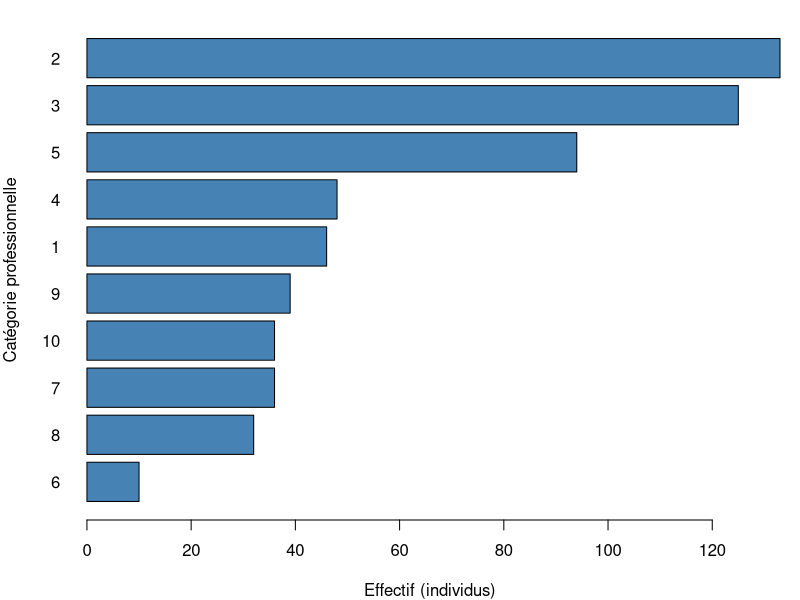
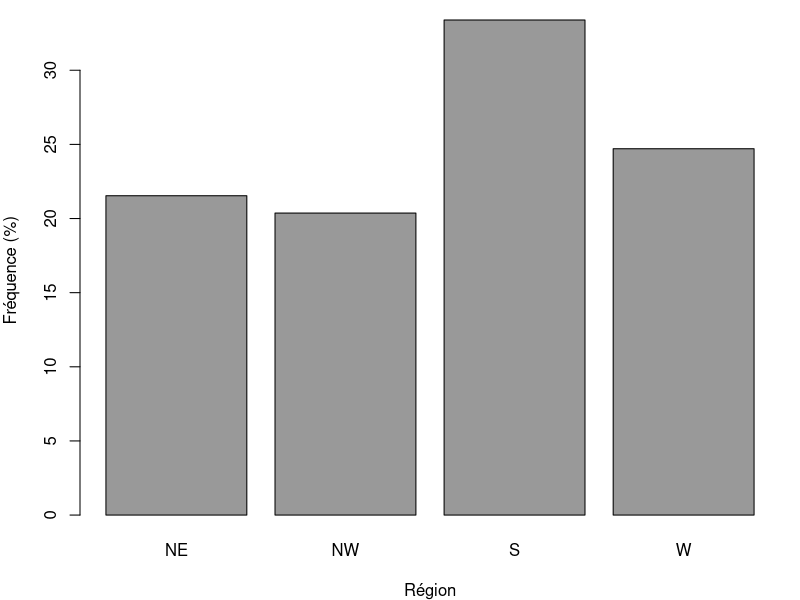
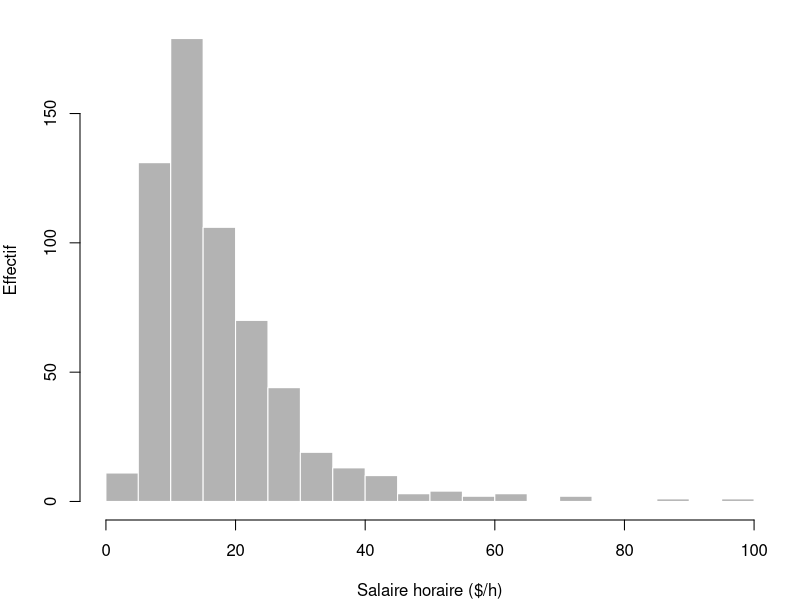
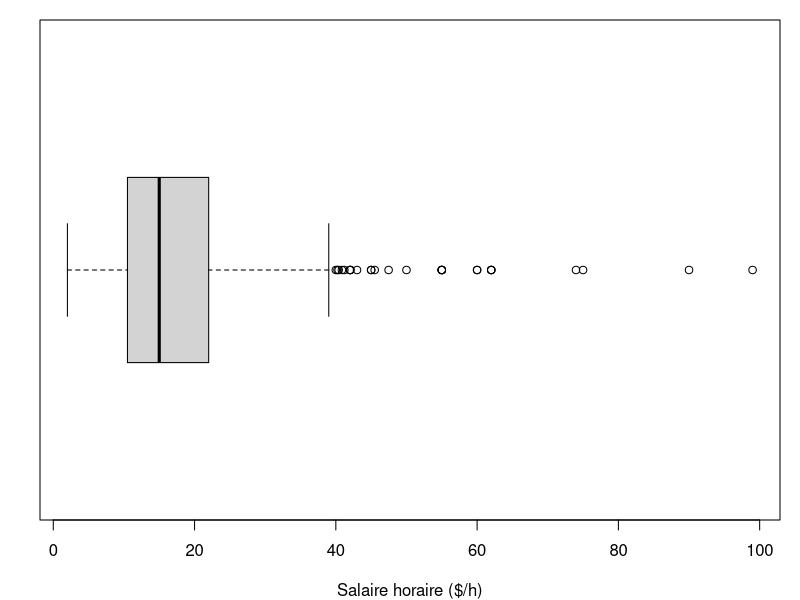
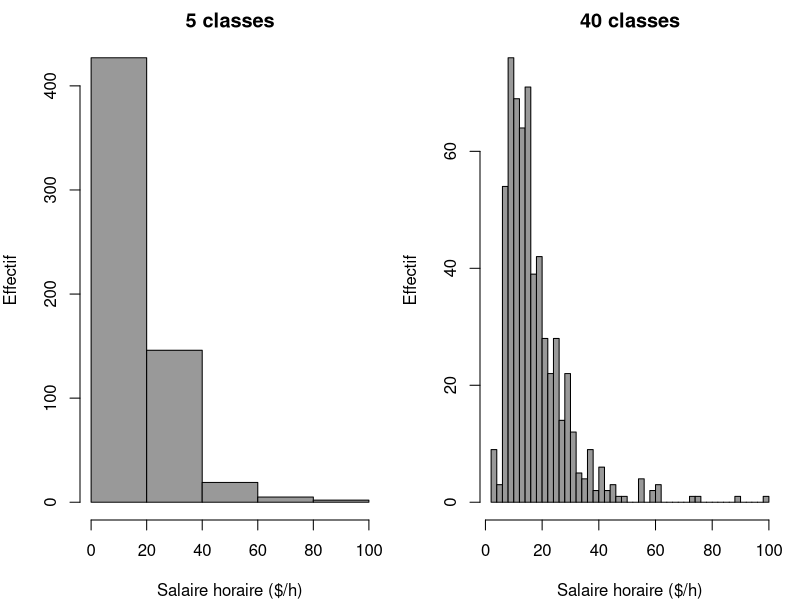
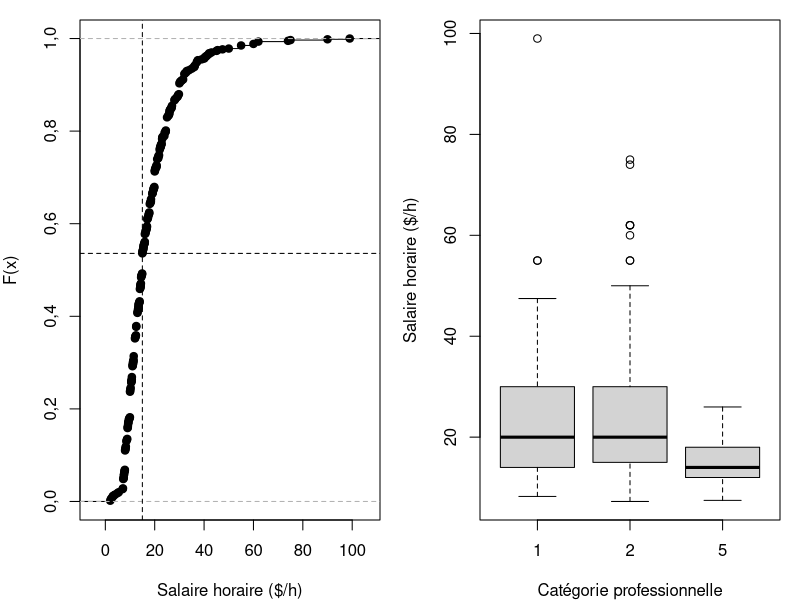
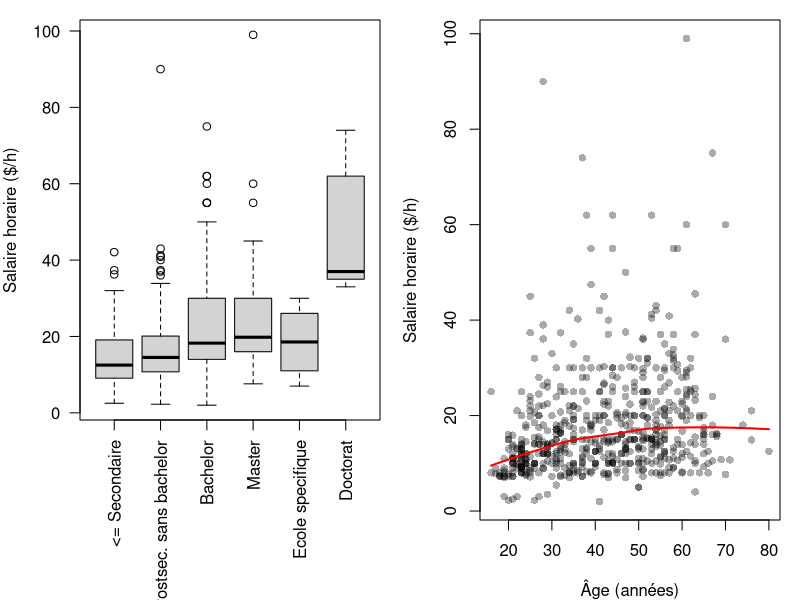
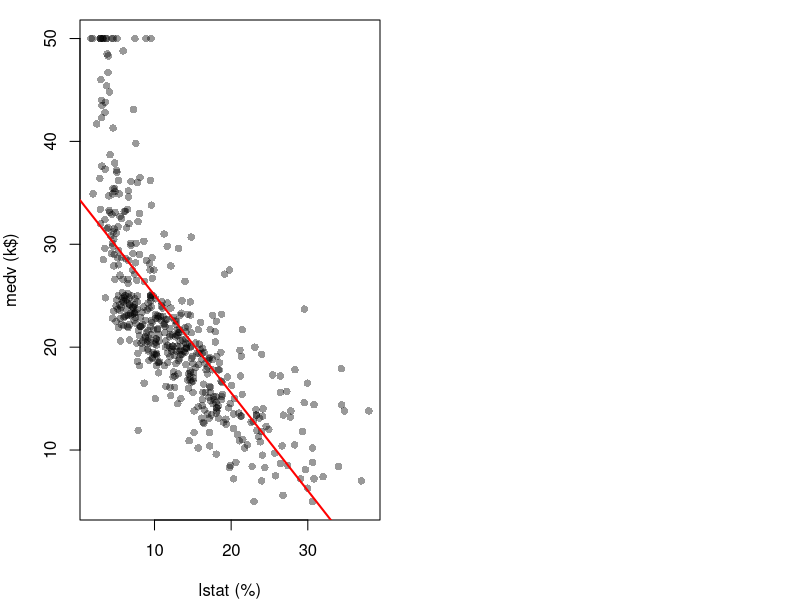

These charts were generated, in order, by the following R code:
## ---- chunk 1
# Squelette du rapport. Ce fichier doit rester reproductible : tout chiffre cité
# dans le texte est calculé ici (`r ...`) ou provient des scripts tp_partie1.R / tp_partie2.R.
knitr::opts_chunk$set(echo = FALSE, message = FALSE, warning = FALSE,
                      fig.width = 6.5, fig.height = 4, fig.align = "center", dpi = 150)
options(OutDec = ",")                      # virgule décimale dans les sorties
d <- read.table("Recensement.txt", header = TRUE, sep = "\t", stringsAsFactors = FALSE)
library(MASS)
data("Boston")
x <- Boston$lstat; y <- Boston$medv
d$ETUDES <- cut(d$NIV_ETUDES, breaks = c(31, 39, 42, 43, 44, 45, 46),
                labels = c("<= Secondaire", "Postsec. sans bachelor", "Bachelor", "Master", "Ecole specifique", "Doctorat"))
d3 <- subset(d, CATEGORIE %in% c(1, 2, 5)); d3$CATEGORIE <- factor(d3$CATEGORIE)
tab <- function(df, cap, ...) knitr::kable(df, caption = cap, booktabs = TRUE, ...)
## ---- chunk 2
controle <- data.frame(Variable = names(d), `Type R` = sapply(d, class),
                       NA_ = colSums(is.na(d)), Modalités = sapply(d, function(v) length(unique(v))),
                       check.names = FALSE, row.names = NULL)
names(controle)[3] <- "Manquants"
tab(controle, paste0("Contrôle des variables du fichier Recensement.txt (n = ", nrow(d), ")"))
## ---- chunk 3
f <- function(v) { t <- table(v); data.frame(Modalité = names(t), Effectif = as.vector(t),
                   `Fréquence (%)` = round(100 * as.vector(prop.table(t)), 1), check.names = FALSE) }
tab(f(d$SEXE), paste0("Répartition par sexe (n = ", nrow(d), ")"))
## ---- chunk 4
par(mar = c(4, 4, 1, 1))
barplot(sort(table(d$CATEGORIE)), horiz = TRUE, las = 1, col = "steelblue",
        xlab = "Effectif (individus)", ylab = "Catégorie professionnelle")
## ---- chunk 5
par(mar = c(4, 4, 1, 1))
barplot(100 * prop.table(table(d$REGION)), col = "grey60", xlab = "Région", ylab = "Fréquence (%)")
## ---- chunk 6
hist(d$SAL_HOR, breaks = 20, col = "grey70", border = "white",
     xlab = "Salaire horaire ($/h)", ylab = "Effectif", main = "")
## ---- chunk 7
par(mar = c(4, 2, 1, 1))
boxplot(d$SAL_HOR, horizontal = TRUE, xlab = "Salaire horaire ($/h)")
## ---- chunk 8
par(mfrow = c(1, 2), mar = c(4, 4, 2, 1))
hist(d$SAL_HOR, breaks = 5, col = "grey60", xlab = "Salaire horaire ($/h)", ylab = "Effectif", main = "5 classes")
hist(d$SAL_HOR, breaks = 40, col = "grey60", xlab = "Salaire horaire ($/h)", ylab = "Effectif", main = "40 classes")
## ---- chunk 9
Fn <- ecdf(d$SAL_HOR)
par(mar = c(4, 4, 1, 1))
plot(Fn, xlab = "Salaire horaire ($/h)", ylab = "F(x)", main = "")
abline(v = 15, h = Fn(15), lty = 2)
## ---- chunk 10
par(mar = c(4, 4, 1, 1))
boxplot(SAL_HOR ~ CATEGORIE, d3, xlab = "Catégorie professionnelle", ylab = "Salaire horaire ($/h)")
## ---- chunk 11
par(mar = c(9, 4, 1, 1))
boxplot(SAL_HOR ~ ETUDES, d, las = 2, xlab = "", ylab = "Salaire horaire ($/h)")
## ---- chunk 12
par(mar = c(4, 4, 1, 1))
plot(d$AGE, d$SAL_HOR, pch = 16, col = "#00000055", xlab = "Âge (années)", ylab = "Salaire horaire ($/h)")
lines(lowess(d$AGE, d$SAL_HOR), col = "red", lwd = 2)
## ---- chunk 13
plot(x, y, pch = 16, col = "#00000066", xlab = "lstat (%)", ylab = "medv (k$)")
abline(lm(medv ~ lstat, Boston), col = "red", lwd = 2)
## ---- chunk 14
m <- lm(medv ~ lstat, Boston)
tab(data.frame(Coefficient = c("Ordonnée à l'origine", "Pente (lstat)"),
               Estimation = round(coef(m), 3)), "Droite des moindres carrés (medv en k$, lstat en %)")
## ---- chunk 15
res <- residuals(m)
par(mfrow = c(1, 3), mar = c(4, 4, 2, 1))
hist(res, col = "grey60", xlab = "Résidu (k$)", ylab = "Effectif", main = "Histogramme")
boxplot(res, ylab = "Résidu (k$)", main = "Boîte à moustaches")
plot(x, res, pch = 16, col = "#00000066", xlab = "lstat (%)", ylab = "Résidu (k$)", main = "Résidus selon lstat")
abline(h = c(-2, 0, 2) * sd(res), lty = c(2, 1, 2), col = "red")
## ---- chunk 16
cl <- cut(x, breaks = c(-Inf, 5, 10, 15, 20, 25, Inf))
moy <- tapply(y, cl, mean)
bornes <- c(min(x), 5, 10, 15, 20, 25, max(x))
centres <- c(2.5, 7.5, 12.5, 17.5, 22.5, 30)
par(mar = c(4, 4, 1, 1))
plot(x, y, pch = 16, col = "#00000044", xlab = "lstat (%)", ylab = "medv (k$)")
segments(bornes[-7], moy, bornes[-1], moy, col = "blue", lwd = 3)
lines(centres, moy, col = "darkgreen", lwd = 2, type = "b")
abline(m, col = "red", lwd = 2)
## ---- chunk 17
mods <- list(lin = m, d2 = lm(medv ~ poly(lstat, 2, raw = TRUE), Boston),
             d3 = lm(medv ~ poly(lstat, 3, raw = TRUE), Boston),
             d4 = lm(medv ~ poly(lstat, 4, raw = TRUE), Boston))
xs <- data.frame(lstat = seq(min(x), max(x), length.out = 200))
cols <- c("red", "blue", "darkgreen", "orange")
par(mar = c(4, 4, 1, 1))
plot(x, y, pch = 16, col = "#00000044", xlab = "lstat (%)", ylab = "medv (k$)")
for (i in 1:4) lines(xs$lstat, predict(mods[[i]], xs), col = cols[i], lwd = 2)
legend("topright", c("linéaire", "degré 2", "degré 3", "degré 4"), col = cols, lwd = 2)
tab(data.frame(Modèle = names(mods), `R²` = round(sapply(mods, function(k) summary(k)$r.squared), 3),
               AIC = round(sapply(mods, AIC), 1), check.names = FALSE, row.names = NULL),
    "Comparaison des modèles : R² et AIC")
